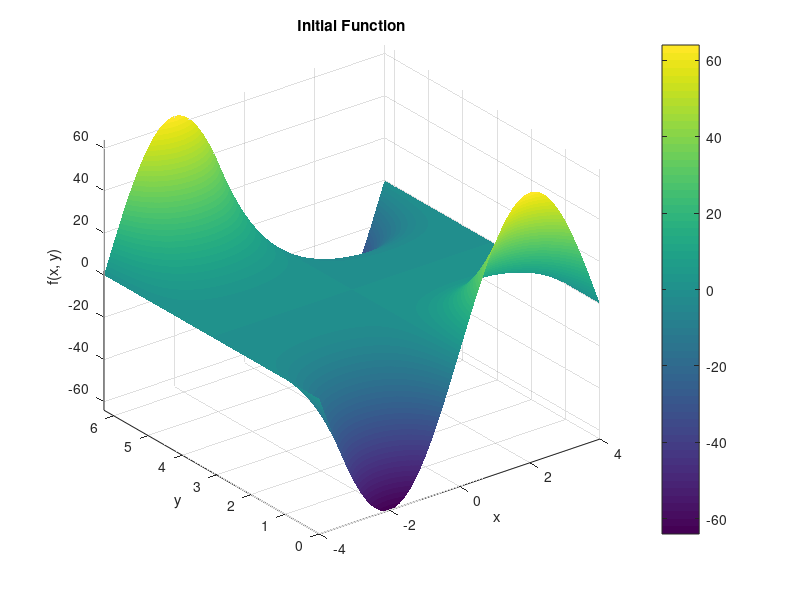

Write MATLAB code to recreate this figure. (Note: a time limit stopped this script after it produced the figure.)
% DO NOT TOUCH
clf
clear
clc
format longE

% OKAY TO TOUCH, BUT BE CAREFUL (Consider your function. Don't allow for
% complex values in dependent variable of original function OR its second
% derivative.)
minX = -4;
maxX = -minX;
minY = 0;
maxY = 2 * pi;
minZ = -4;
maxZ = -minZ;

% PROBABLY DON'T WANNA TOUCH
Nx = 2001;
Ny = 2001;
Nz = 2001;

% DO NOT TOUCH
x = linspace(minX, maxX, Nx);
y = linspace(minY, maxY, Ny);
z = linspace(minZ, maxZ, Nz);
x = x';
xSpan = ones(Nx, 1);
ySpan = ones(1, Ny);

% OKAY TO TOUCH
fOfXY = (x .^ 3) * sin(y);

% If you want to use a function that includes terms with purely x
% components or purely y components, use the following commented code as
% appropriate. You may change the powers as you please.

% ((x .^ 1) * ySpan); % for x term
% (xSpan * (y .^ 1)); % for y term

% DO NOT TOUCH
offset = 1;
NxMin = offset + 1;
NxMax = Nx - offset;
NyMin = offset + 1;
NyMax = Nx - offset;

% OKAY TO TOUCH, BUT MAKE SURE YOU'RE CORRECT
fOfXYDoublePrime = (6 * x * (sin(y))) - ((x .^ 3) * (sin(y)));

% DO NOT TOUCH ANYTHING FROM HERE ON
fOfXYDoublePrime = fOfXYDoublePrime(NxMin : NxMax, NyMin : NyMax);

dx = x(2) - x(1);
dy = y(2) - y(1);
DDx = (diag(ones((Nx - 1), 1), 1) + diag(ones((Nx - 1), 1), - 1) - (2 * diag(ones((Nx), 1)))) / (dx ^ 2);
DDy = (diag(ones((Ny - 1), 1), 1) + diag(ones((Ny - 1), 1), - 1) - (2 * diag(ones((Ny), 1)))) / (dy ^ 2);
DDy = DDy';

LaplacianX = DDx * fOfXY;
LaplacianY = fOfXY * DDy;
LaplacianXY = LaplacianX + LaplacianY;

LaplacianXY = LaplacianXY(NxMin : NxMax, NyMin : NyMax);
xNew = x(NxMin : NxMax);
yNew = y(NyMin : NyMax);
newMinX = xNew(1);
newMaxX = x(NxMax);
newMinY = yNew(1);
newMaxY = y(NyMax);
newMaxZ = max(max(max(abs(fOfXYDoublePrime), abs(LaplacianXY))));
newMinZ = -newMaxZ;
OGGraphMaxZ = max(max(abs(fOfXY)));
OGGraphMinZ = -OGGraphMaxZ;
difference = fOfXYDoublePrime - LaplacianXY;

figure(1);
surf(x, y, fOfXY)
shading interp
colorbar
title('Initial Function')
xlabel('x')
ylabel('y')
zlabel('f(x, y)')
axis([minX maxX minY maxY OGGraphMinZ OGGraphMaxZ])
hold off

figure(2);
surf(xNew, yNew, fOfXYDoublePrime)
shading interp
colorbar
title('Laplacian According to Me')
xlabel('x')
ylabel('y')
zlabel('f(x, y)')
axis([newMinX newMaxX newMinY newMaxY newMinZ newMaxZ])
hold off

figure(3);
surf(xNew, yNew, LaplacianXY)
shading interp
colorbar
title('Laplacian According to Computer')
xlabel('x')
ylabel('y')
zlabel('f(x, y)')
axis([newMinX newMaxX newMinY newMaxY newMinZ newMaxZ])
hold off

figure(4);
surf(xNew, yNew, difference)
shading interp
colorbar
title('Laplacian Difference (How well does my answer agree with computer?)')
xlabel('x')
ylabel('y')
zlabel('f(x, y)')
axis([newMinX newMaxX newMinY newMaxY newMinZ newMaxZ])
hold off
